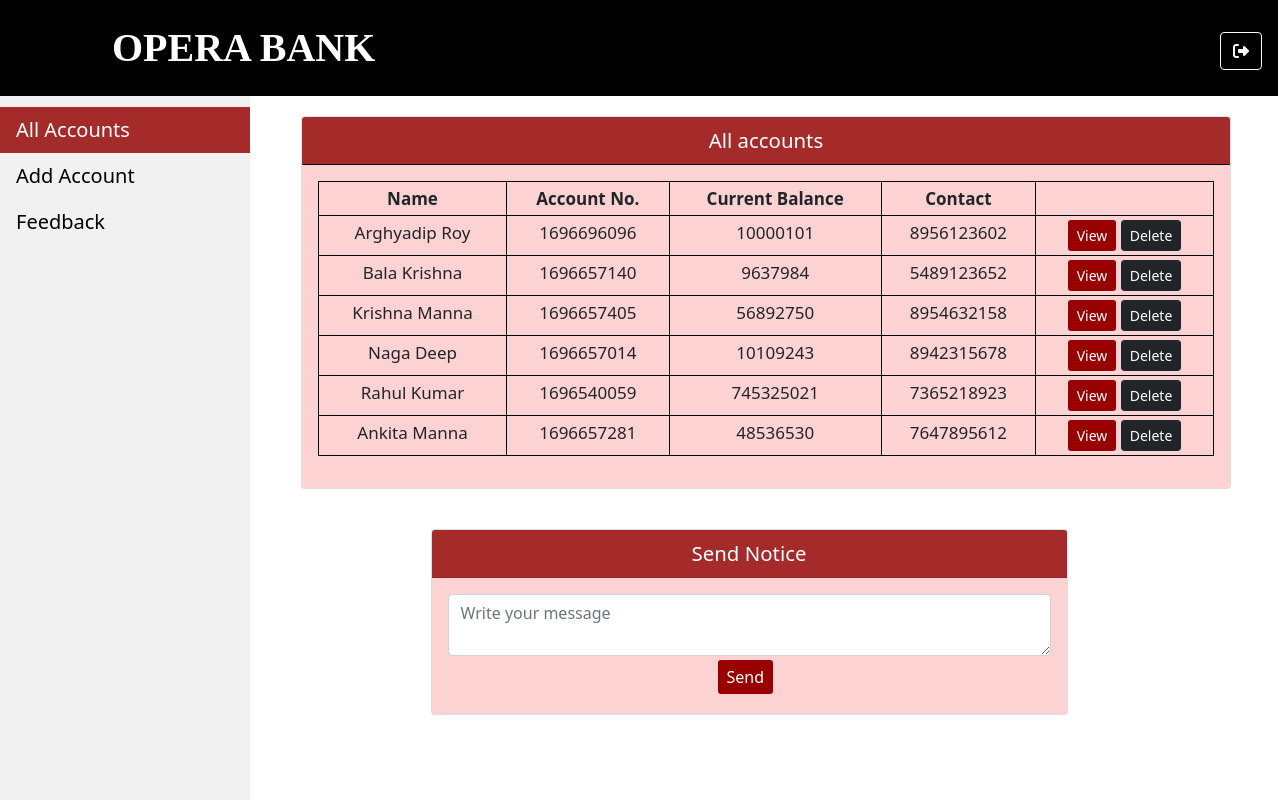
Page /mallaccounts.php (signed in) on the committed database.
### tables this page shows
CREATE TABLE `users` (
  `email` varchar(100) NOT NULL,
  `password` varchar(15) NOT NULL,
  `accountno` bigint(10) NOT NULL,
  `name` varchar(20) NOT NULL,
  `uid` varchar(20) NOT NULL,
  `gender` text NOT NULL,
  `phnno` bigint(10) NOT NULL,
  `address` varchar(1000) NOT NULL,
  `dob` date NOT NULL,
  `balance` bigint(10) NOT NULL DEFAULT 0
);

### mallaccounts.php (the view, shortened to what this page needs)
<?php
$conn = new mysqli("localhost", "root", "", "bank");
$current_page = "allaccounts";
?>
<!DOCTYPE html>
<html lang="en">
<head>
    <link href="https://cdn.jsdelivr.net/npm/bootstrap@5.0.1/dist/css/bootstrap.min.css" rel="stylesheet">
</head>
<body>
    <body style="background:url(images/4.jpg);background-size: cover">
    <nav class="navbar navbar-expand-lg navbar-light" style="background-color: black;">
        <div class="container-fluid">
            <img src="images/pngegg.png" style="height: 10vh; width: 10vh; margin-right: 20px;">
            <a class="navbar-brand" href="" style="font-size: 40px; font-family: Pussycat, Algerian, Broadway; font-weight: bolder; color: white; text-shadow: 4px 4px black">OPERA BANK</a>
            <div class="collapse navbar-collapse" id="navbarSupportedContent">
                <ul class="navbar-nav ms-auto">
                    <form class="form-inline my-2 my-lg-0">
                        <a href="logout.php" data-toggle="tooltip" title="Logout" class="btn btn-outline-light mx-1" style="margin-top: 5px;"><i class="fa-solid fa-right-from-bracket"></i></a>
                    </form>
                </ul>
            </div>
        </div>
    </nav><br><br><br><br>
    <div id="sidebar" style="margin-top: 87px;">
    <a href="" <?php if ($current_page === "allaccounts") echo 'class="active"'; ?>>All Accounts</a>
    <a href="mregistration.php" <?php if ($current_page === "addaccount") echo 'class="active"'; ?>>Add Account</a>
    <a href="mfeedback.php" <?php if ($current_page === "feedback") echo 'class="active"'; ?>>Feedback</a>
    </div>
          <div class="container" style="margin-top: 20px;font-size: 17px;">
            <div class="card col-md-10 text-center" style="margin-left:220px">
              <div class="card-header" style="background-color: #A52A2A; color: white; font-size: larger; border-bottom: 1px solid black;">
                All accounts
              </div>
              <div class="card-body" style="background-color:rgb(252, 210, 210);">
               <table class="table table-bordered table-sm">
              <thead>
                <tr>
                  <th scope="col">Name</th>
                  <th scope="col">Account No.</th>
                  <th scope="col">Current Balance</th>
                  <th scope="col">Contact</th>
                  <th scope="col"></th>
                </tr>
              </thead>
              <tbody>
                <?php
                $result = $conn->query("select * from users");
              if($result->num_rows>0){
                while($data = $result->fetch_assoc()){
                ?>
                  <tr>
                    <td><?php echo $data['name']; ?></td>
                    <td><?php echo $data['accountno']; ?></td>
                    <td><?php echo $data['balance']; ?></td>
                    <td><?php echo $data['phnno']; ?></td>
                    <td>
                    <a href="show.php?id=<?php echo $data['email'] ?>" class='btn btn-sm' data-toggle='tooltip' title="View More info" style="background-color: rgb(153, 0, 0);color:white">View</a>
                    <a href="mallaccounts.php?delete=<?php echo $data['email'] ?>" class='btn btn-dark btn-sm' data-toggle='tooltip' title="Delete this account">Delete</a>
                  </td>
                  </tr>
                  <?php
                }
              }
              else{
                echo "No users registered.";
              }
               ?>
              </tbody>
            </table>
            </div>
            </div>
            <div class="container" style="font-size: larger; margin-top: 5vh;margin-left: 110px;" >
            <div class="card  col-md-7 mx-auto">
            <div class="card-header text-center" style="background-color: #A52A2A;color:white">
              Send Notice
            </div>
            <div class="card-body" style="background-color:rgb(252, 210, 210);">
                <form method="post">
                      <textarea class="form-control" name="msg" required placeholder="Write your message"></textarea>
                      <button type="submit" name="send" class="btn btn-block btn-sm my-1 center" style="font-size: medium;background-color:rgb(153, 0, 0);color:white;margin-left:270px">Send</button>
                    </div>
            </div></div></div>
            </div><br>
</body>
</html>

### mallaccounts.php (style rules this page uses)
table, th, td, tr { border: 1px solid black; }
#sidebar { position: fixed; top: 0; left: 0; height: 100%; width: 250px; background-color: #f1f1f1; padding-top: 20px; overflow-y: auto; }
#sidebar a { padding: 8px 16px; text-decoration: none; font-size: 20px; color: black; display: block; }
#sidebar a.active { background-color: #A52A2A; color: white; }
.navbar { position: fixed; width: 100%; z-index: 1; }

### rows in the picture
users: name "Arghyadip Roy", accountno "1696696096", balance "10000101", phnno "8956123602"
users: name "Bala Krishna", accountno "1696657140", balance "9637984", phnno "5489123652"
users: name "Krishna Manna", accountno "1696657405", balance "56892750", phnno "8954632158"
users: name "Naga Deep", accountno "1696657014", balance "10109243", phnno "8942315678"
users: name "Rahul Kumar", accountno "1696540059", balance "745325021", phnno "7365218923"
users: name "Ankita Manna", accountno "1696657281", balance "48536530", phnno "7647895612"
